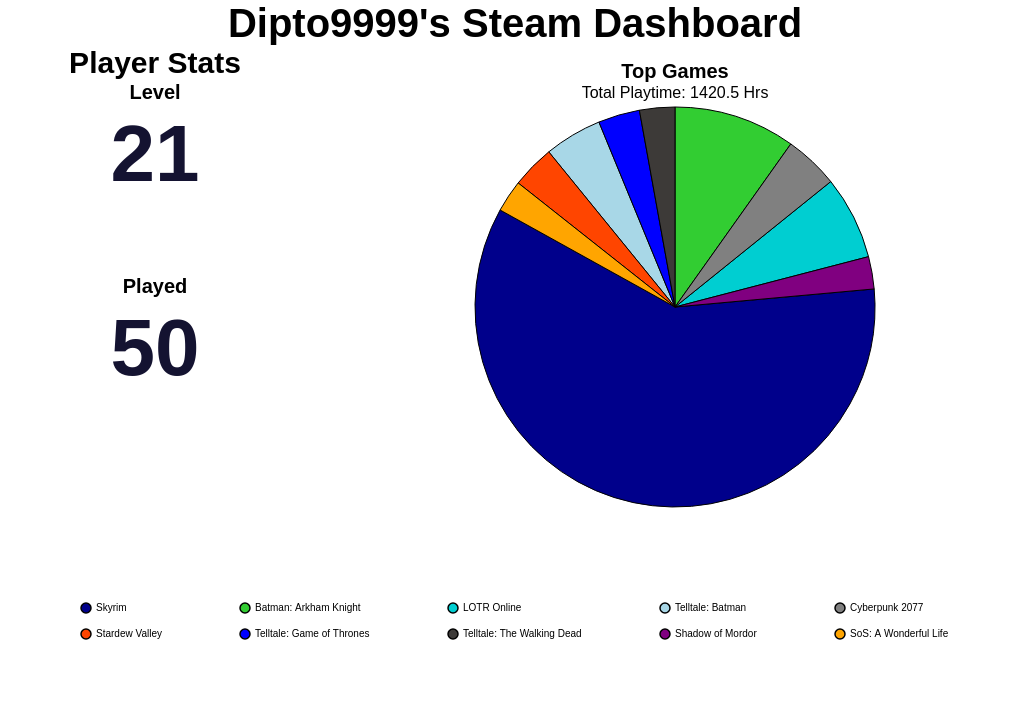

Describe this chart as a Vega-Lite specification.
### Vega-Lite specification from a JSON file in a GitHub repository (floating-point values rounded to 4 significant figures)
{"config": {"view": {"continuousWidth": 300, "continuousHeight": 300, "strokeOpacity": 0, "strokeWidth": 1.5}, "axis": {"labelFontSize": 12, "titleFontSize": 16}, "legend": {"labelFontSize": 12, "titleFontSize": 16}}, "hconcat": [{"vconcat": [{"data": {"name": "data-2499b64f9be58983f459d2071ccce1f4"}, "mark": {"type": "text", "align": "center", "baseline": "middle", "color": "#141331", "fontSize": 80, "fontWeight": "bold"}, "encoding": {"text": {"field": "Value", "type": "quantitative"}, "x": {"axis": null, "field": "Metric", "type": "nominal"}, "y": {"value": 50}}, "height": 150, "title": {"text": "Level", "anchor": "middle", "fontSize": 20}, "width": 300}, {"data": {"name": "data-3d361614c23f12396fa0eab35a1d9e7a"}, "mark": {"type": "text", "align": "center", "baseline": "middle", "color": "#141331", "fontSize": 80, "fontWeight": "bold"}, "encoding": {"text": {"field": "Value", "type": "quantitative"}, "x": {"axis": null, "field": "Metric", "type": "nominal"}, "y": {"value": 50}}, "height": 150, "title": {"text": "Played", "anchor": "middle", "fontSize": 20}, "width": 300}], "title": {"text": "Player Stats", "anchor": "middle", "fontSize": 30}}, {"data": {"name": "data-7fb13d09701c3837d515495f7f198f26"}, "mark": {"type": "arc", "stroke": "black", "strokeWidth": 1}, "encoding": {"color": {"field": "name", "legend": {"columnPadding": 75, "columns": 5, "direction": "horizontal", "labelFontSize": 10, "orient": "bottom", "padding": 75, "rowPadding": 10, "title": "", "titleAlign": "center", "titleFontSize": 16}, "scale": {"range": ["#00008B", "#32CD32", "#00CED1", "#A8D7E7", "#808080", "#FF4500", "#0000FF", "#3D3A38", "#800080", "#FFA500", "#006400", "#8B0000", "#FFD700", "#4682B4", "#2E8B57"]}, "sort": null, "type": "nominal"}, "theta": {"field": "playtime_percentage", "type": "quantitative"}, "tooltip": [{"field": "name", "title": "Game", "type": "nominal"}, {"field": "playtime_forever", "format": ".1f", "title": "Time (Hrs)", "type": "quantitative"}, {"field": "playtime_percentage", "format": ".2f", "title": "Playtime (%)", "type": "quantitative"}]}, "height": 400, "title": {"text": "Top Games", "anchor": "middle", "fontSize": 20, "subtitle": "Total Playtime: 1420.5 Hrs", "subtitleFontSize": 16}, "width": 700}], "padding": {"left": 250, "right": 250, "top": 0, "bottom": 0}, "title": {"text": "Dipto9999's Steam Dashboard", "anchor": "middle", "fontSize": 40}, "$schema": "https://vega.github.io/schema/vega-lite/v6.1.0.json", "datasets": {"data-2499b64f9be58983f459d2071ccce1f4": [{"Metric": "Level", "Value": 21}], "data-3d361614c23f12396fa0eab35a1d9e7a": [{"Metric": "Played", "Value": 50}], "data-7fb13d09701c3837d515495f7f198f26": [{"name": "Skyrim", "playtime_forever": 845.3, "appid": 72850, "playtime_percentage": 59.5}, {"name": "Batman: Arkham Knight", "playtime_forever": 139.7, "appid": 208650, "playtime_percentage": 9.83}, {"name": "LOTR Online", "playtime_forever": 95.7, "appid": 212500, "playtime_percentage": 6.74}, {"name": "Telltale: Batman", "playtime_forever": 66.22, "appid": 498240, "playtime_percentage": 4.66}, {"name": "Cyberpunk 2077", "playtime_forever": 62.2, "appid": 1091500, "playtime_percentage": 4.38}, {"name": "Stardew Valley", "playtime_forever": 49.5, "appid": 413150, "playtime_percentage": 3.48}, {"name": "Telltale: Game of Thrones", "playtime_forever": 47.68, "appid": 330840, "playtime_percentage": 3.36}, {"name": "Telltale: The Walking Dead", "playtime_forever": 40.52, "appid": 207610, "playtime_percentage": 2.85}, {"name": "Shadow of Mordor", "playtime_forever": 37.05, "appid": 241930, "playtime_percentage": 2.61}, {"name": "SoS: A Wonderful Life", "playtime_forever": 36.75, "appid": 2111170, "playtime_percentage": 2.59}]}}
